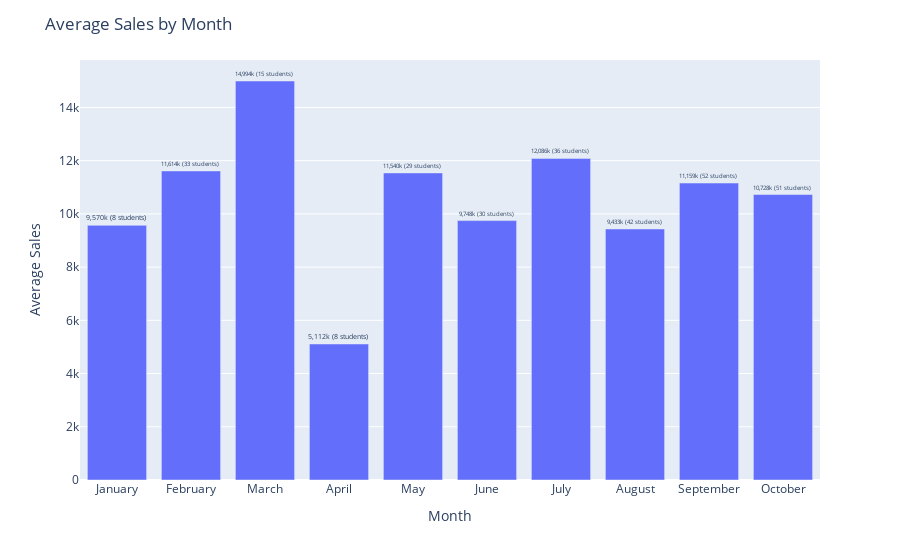

The notebook cell this image was saved under:
### Code cell
# Assuming your DataFrame is named df
fig = plotly_chart(df_ec, xvalue='created_at_month', yvalue='average_price',
             title='Average Sales by Month',
             x_title='Month',
             y_title='Average Sales',
             text='text')
fig.update_traces(
    hovertemplate="Trung bình doanh thu: <extra></extra>%{text}")


fig.show()

### Figure 1 — Plotly figure (JSON) as saved in the notebook; plotly's stock layout.template omitted (floating-point values rounded to 4 significant figures)
{"data": [{"alignmentgroup": "True", "hovertemplate": "Trung bình doanh thu: <extra></extra>%{text}", "legendgroup": "", "marker": {"color": "#636efa", "pattern": {"shape": ""}}, "name": "", "offsetgroup": "", "orientation": "v", "showlegend": false, "text": ["9,570k (8 students) ", "11,614k (33 students) ", "14,994k (15 students) ", "5,112k (8 students) ", "11,540k (29 students) ", "9,748k (30 students) ", "12,086k (36 students) ", "9,433k (42 students) ", "11,159k (52 students) ", "10,728k (51 students) "], "textposition": "outside", "type": "bar", "x": ["January", "February", "March", "April", "May", "June", "July", "August", "September", "October"], "xaxis": "x", "y": [9570, 11614, 14994, 5112, 11540, 9748, 12086, 9433, 11159, 10728], "yaxis": "y"}], "layout": {"barmode": "relative", "legend": {"tracegroupgap": 0}, "margin": {"t": 60}, "title": {"text": "Average Sales by Month"}, "xaxis": {"anchor": "y", "domain": [0, 1], "title": {"text": "Month"}}, "yaxis": {"anchor": "x", "domain": [0, 1], "title": {"text": "Average Sales"}}}}
